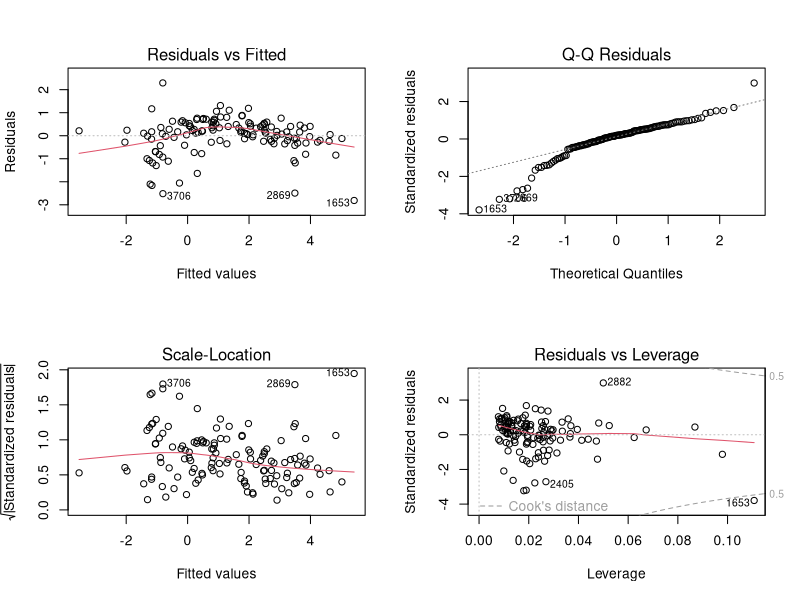
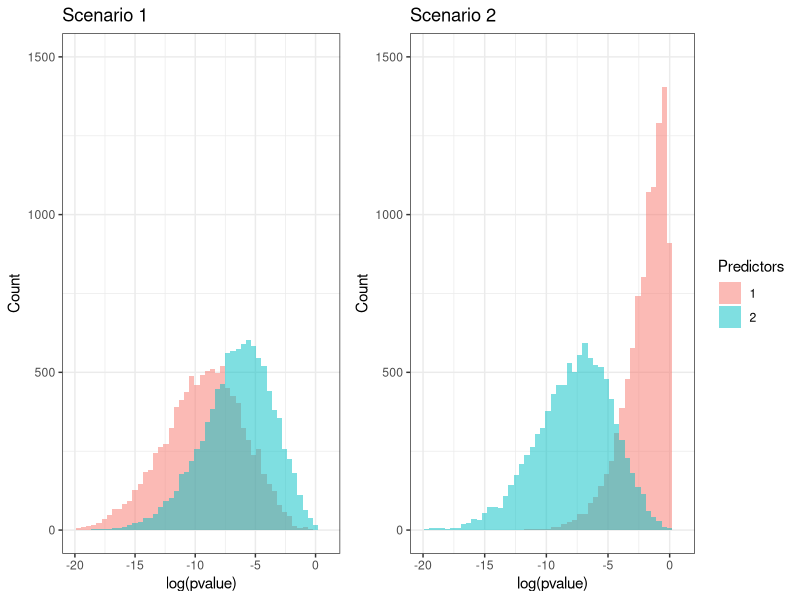

The R source for these figures, in order:
## ---- chunk 1
list.of.packages <- c("ggplot2", "gridExtra", "MASS", "reshape2", "dplyr")
new.packages <- list.of.packages[!(list.of.packages %in% installed.packages()[,"Package"])]
if(length(new.packages)) install.packages(new.packages)

library(ggplot2)
library(gridExtra)
library(MASS)
library(reshape2)
library(dplyr)
## ---- chunk 2
# Read in the data
countries <- read.csv("data/country_stats.csv", check.names = F)
countries_2010 <- countries[countries$Year == 2010,]
## ---- chunk 3
lm1 <- lm(log2(`Emissions per capita (metric tons of carbon dioxide)`) ~ log2(`Supply per capita (gigajoules)`) + 
            log2(`Tourist/visitor arrivals (thousands)`), 
          countries_2010[countries_2010$`Emissions per capita (metric tons of carbon dioxide)` > 0,])

summary(lm1)$coefficients
## ---- chunk 4
par(mfrow=c(2,2))
plot(lm1)
## ---- chunk 5
round(predict(lm1, newdata=countries_2010[countries_2010$Country=="Uganda",], 
        interval = c("confidence"), level = 0.90), 3)
round(predict(lm1, newdata=countries_2010[countries_2010$Country=="Uganda",], 
        interval = c("prediction"), level = 0.90), 3)
## ---- chunk 6
countries <- read.csv("data/country_stats.csv", check.names = F)
countries_2010 <- countries[countries$Year == 2010,]

countries_2010 <- rename(countries_2010, Emissions = `Emissions per capita (metric tons of carbon dioxide)`,
       `Tourists` = `Tourist/visitor arrivals (thousands)`,
       `Energy supply` = `Supply per capita (gigajoules)`,)

lm1 <- lm(log2(`Emissions`) ~ log2(`Energy supply`), 
          countries_2010[countries_2010$`Emissions` > 0,])

summary(lm1)$coefficients

lm2 <- lm(log2(`Emissions`) ~ log2(`Tourists`), 
          countries_2010[countries_2010$`Emissions` > 0,])

summary(lm2)$coefficients

lm3 <- lm(log2(`Emissions`) ~ log2(`Energy supply`) + 
            log2(`Tourists`), 
          countries_2010[countries_2010$`Emissions` > 0,])

summary(lm3)$coefficients

lm3_vcov <- vcov(lm3)
cormat <- t(t(lm3_vcov/sqrt(diag(lm3_vcov))) / sqrt(diag(lm3_vcov)))
round(cormat, 3)
## ---- chunk 7
set.seed(139)

nsims = 10000
n = 20
beta_1 = 2
beta_2 = 2
sigma = 2

# Correlation matrix for Xs
Sigma = cbind(c(1, 0.5), c(0.5, 1))

# Model with predictors for only X_1
pvals_single = vector(length = nsims)
for (i in 1:nsims) {
  x = mvrnorm(n = n, rep(0, 2), Sigma)
  y = x %*% c(beta_1, beta_2) + rnorm(n, 0, sigma)
  pvals_single[i] = summary(lm(y ~ x[,1]))$coefficients[2, 4]
}

# Model with predictors for X_1 and X_2
pvals_double = vector(length = nsims)
for (i in 1:nsims) {
  x = mvrnorm(n = n, rep(0, 2), Sigma)
  y = x %*% c(beta_1, beta_2) + rnorm(n, 0, sigma)
  pvals_double[i] = summary(lm(y ~ x))$coefficients[2, 4]
}

out_data = data.frame(predictors = as.factor(c(rep(1, nsims), rep(2, nsims))), pvalue = c(pvals_single, pvals_double))

plot1 <- ggplot(out_data, aes(x = log(pvalue), fill = predictors)) + 
  geom_histogram(alpha=0.5, position="identity", bins=50) + 
  theme_bw() + 
  labs(fill="Predictors") + 
  ylab("Count") + 
  ggtitle("Scenario 1") + 
  theme(legend.position = "none") + 
  xlim(c(-20, 1)) + 
  ylim(c(0, 1500))

# Notice the very large variance of X_2
Sigma = cbind(c(1, 0), c(0, 10))

# Model with X_1 as the only predictor
pvals_single = vector(length = nsims)
for (i in 1:nsims) {
  x = mvrnorm(n = n, rep(0, 2), Sigma)
  y = x %*% c(beta_1, beta_2) + rnorm(n, 0, sigma)
  pvals_single[i] = summary(lm(y ~ x[,1]))$coefficients[2, 4]
}

# Model with both X_1 and X_2 as predictors
pvals_double = vector(length = nsims)
for (i in 1:nsims) {
  x = mvrnorm(n = n, rep(0, 2), Sigma)
  y = x %*% c(beta_1, beta_2) + rnorm(n, 0, sigma)
  pvals_double[i] = summary(lm(y ~ x))$coefficients[2, 4]
}

out_data = data.frame(predictors = as.factor(c(rep(1, nsims), rep(2, nsims))), pvalue = c(pvals_single, pvals_double))

plot2 <- ggplot(out_data, aes(x = log(pvalue), fill = predictors)) + 
  geom_histogram(alpha=0.5, position="identity", bins = 50) + 
  theme_bw() + 
  labs(fill="Predictors") + 
  ylab("Count") + 
  ggtitle("Scenario 2") + 
  xlim(c(-20, 1)) + 
  ylim(c(0, 1500))

grid.arrange(plot1, plot2, ncol=2, widths=c(1,1.3))
## ---- chunk 8
contrast.test <- function(fit_lm, vec1, vec2) { # Takes named vector but uses the given order
  beta.hat = coef(fit_lm)
  C = vec1 - vec2
  t.stat = C %*% beta.hat/sqrt(t(C) %*% vcov(fit_lm) %*% C)
  p.value = 2*(pt(abs(t.stat),df=fit_lm$df.residual, lower.tail = F))
  return (c("t.stat" = t.stat, "p.value" = p.value, "df" = fit_lm$df.residual))
}

cat("Seychelles:\n")
round(c("(Intercept)" = 1, log2(unlist(countries_2010[countries_2010$Country == "Seychelles", 
                                      c("Energy supply", "Tourists")]))), 3)

cat("Madagascar:\n")
round(c("(Intercept)" = 1, log2(unlist(countries_2010[countries_2010$Country == "Madagascar", 
                                      c("Energy supply", "Tourists")]))), 3)

cat("Test:\n")
contrast.test(lm3, c("(Intercept)" = 1, log2(unlist(countries_2010[countries_2010$Country == "Seychelles", 
                                                         c("Energy supply", "Tourists")]))),
              c("(Intercept)" = 1, log2(unlist(countries_2010[countries_2010$Country == "Madagascar", 
                                                    c("Energy supply", "Tourists")]))))
